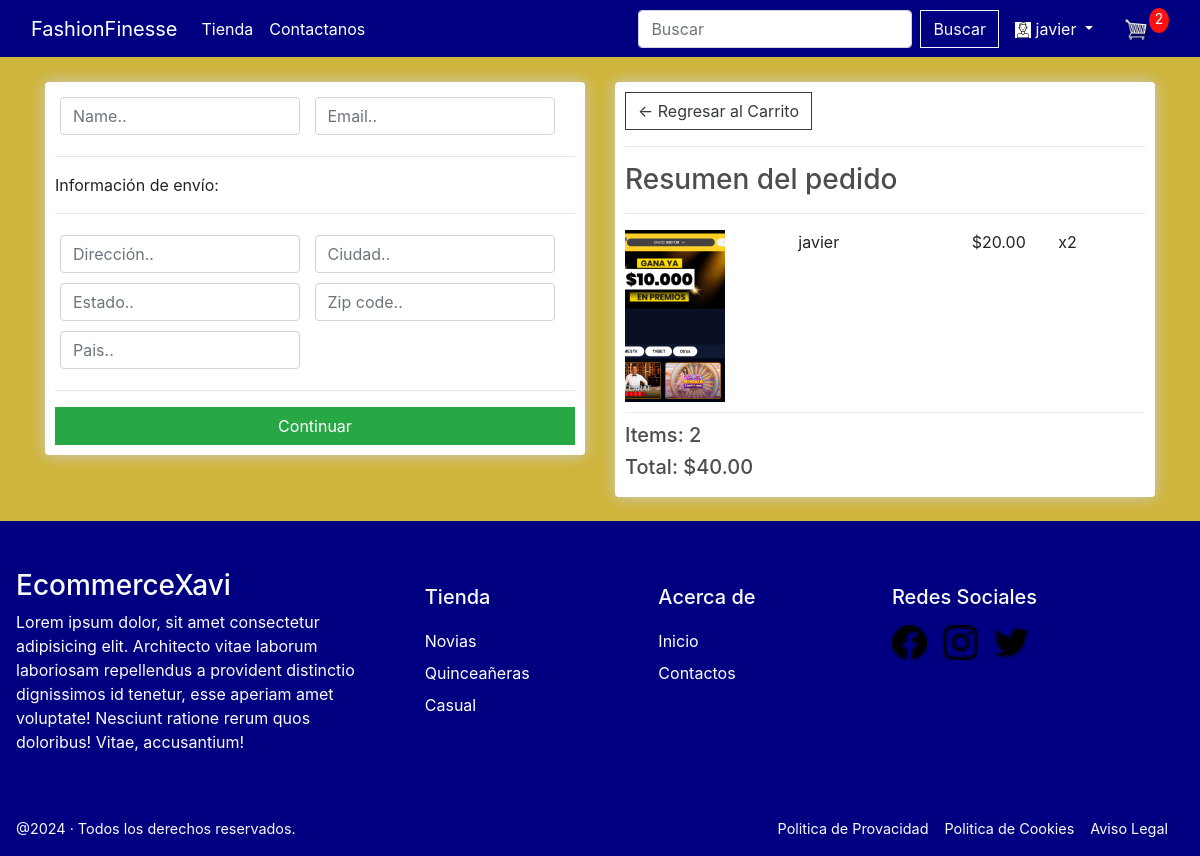
Screenshot of /checkout/ (signed in) with the database file from the repository.
### store/models.py (models this page shows, shortened)
class OrderItem(models.Model):
    product = models.ForeignKey(Product, on_delete=models.SET_NULL, null=True)
    order = models.ForeignKey(Order, on_delete=models.SET_NULL, null=True)
    quantity = models.IntegerField(default=0, null=True, blank=True)
    date_added = models.DateTimeField(auto_now_add=True)
    @property
    def get_total(self):
        total = self.product.price * self.quantity
        return total

class Product(models.Model):
    name = models.CharField(max_length=200)
    price = models.FloatField()
    digital = models.BooleanField(default=False, null=True, blank=True)
    image = models.ImageField(null=True, blank=True)
    category = models.ForeignKey(Category, on_delete=models.SET_NULL, null=True, blank=True)
    @property
    def imageURL(self):
        try:
            url = self.image.url
        except:
            url = ''
        return url

class Order(models.Model):
    customer = models.ForeignKey(Customer, on_delete=models.SET_NULL, null=True, blank=True)
    date_ordered = models.DateTimeField(auto_now_add=True)
    complete = models.BooleanField(default=False)
    transaction_id = models.CharField(max_length=100, null=True)
    @property
    def shipping(self):
        shipping = False
        orderitems = self.orderitem_set.all()
        for i in orderitems:
            if i.product.digital == False:
                shipping = True
        return shipping
    @property
    def get_cart_total(self):
        orderitems = self.orderitem_set.all()
        total = sum([item.get_total for item in orderitems])
        return total
    @property
    def get_cart_items(self):
        orderitems = self.orderitem_set.all()
        total = sum([item.quantity for item in orderitems])
        return total

### store/views.py (the view)
# urls.py: path('checkout/', views.checkout, name="checkout"),
def checkout(request):
	data = cartData(request)
	cartItems = data['cartItems']
	order = data['order']
	items = data['items']
	context = {'items':items, 'order':order, 'cartItems':cartItems}
	return render(request, 'store/checkout.html', context)

### store/utils.py (called while the page is built)
def cartData(request):
	if request.user.is_authenticated:
		customer = request.user.customer
		order, created = Order.objects.get_or_create(customer=customer, complete=False)
		items = order.orderitem_set.all()
		cartItems = order.get_cart_items
	else:
		cookieData = cookieCart(request)
		cartItems = cookieData['cartItems']
		order = cookieData['order']
		items = cookieData['items']
	return {'cartItems':cartItems ,'order':order, 'items':items}

### store/templates/store/checkout.html (shortened to what this page needs)
{% extends 'store/main.html' %}
{% load static %}
{% block content %}
<div class="row">
	<div class="col-lg-6">
		<div class="box-element" id="form-wrapper">
			<form id="form">
				<div id="user-info">
					{% if user.is_authenticated %}
					<div class="form-field">
						<input required class="form-control" type="text" name="name" placeholder="Name..">
					</div>
					<div class="form-field">
						<input required class="form-control" type="email" name="email" placeholder="Email..">
					</div>
					{% else %}
					<h4>Debe registrarse o iniciar sesión</h4>
					{% endif %}
				</div>
				<div id="shipping-info">
					<hr>
					<p>Información de envío:</p>
					<hr>
					<div class="form-field">
						<input class="form-control" type="text" name="address" placeholder="Dirección..">
					</div>
					<div class="form-field">
						<input class="form-control" type="text" name="city" placeholder="Ciudad..">
					</div>
					<div class="form-field">
						<input class="form-control" type="text" name="state" placeholder="Estado..">
					</div>
					<div class="form-field">
						<input class="form-control" type="text" name="zipcode" placeholder="Zip code..">
					</div>
					<div class="form-field">
						<input class="form-control" type="text" name="country" placeholder="Pais..">
					</div>
				</div>
				<hr>
				{% if user.is_authenticated %}
				<input id="form-button" class="btn btn-success btn-block" type="submit" value="Continuar">
				{% endif %}
			</form>
		</div>
		<br>
	</div>
	<div class="col-lg-6">
		<div class="box-element">
			<a class="btn btn-outline-dark" href="{% url 'cart' %}">&#x2190; Regresar al Carrito</a>
			<hr>
			<h3>Resumen del pedido</h3>
			<hr>
			{% for item in items %}
			<div class="cart-row">
				<div style="flex:2"><img class="row-image" src="{{item.product.imageURL}}"></div>
				<div style="flex:2">
					<p>{{item.product.name}}</p>
				</div>
				<div style="flex:1">
					<p>${{item.product.price|floatformat:2}}</p>
				</div>
				<div style="flex:1">
					<p>x{{item.quantity}}</p>
				</div>
			</div>
			{% endfor %}
			<h5>Items: {{order.get_cart_items}}</h5>
			<h5>Total: ${{order.get_cart_total|floatformat:2}}</h5>
		</div>
	</div>
</div>
{% endblock content %}

### store/templates/store/main.html (shortened to what this page needs)
<!DOCTYPE html>
{% load static %}
<html lang="en">
<head>
  <link rel="stylesheet" href="https://stackpath.bootstrapcdn.com/bootstrap/4.4.1/css/bootstrap.min.css"
>
  <link rel="stylesheet" type="text/css" href="{% static 'css/main.css' %}">
</head>
<body>
  <nav class="navbar navbar-expand-lg fixed-top navbar-dark" aria-label="Main navigation">
    <div class="container-fluid">
      <a class="navbar-brand" href="{% url 'store' %}">FashionFinesse</a>
      <div class="collapse navbar-collapse" id="navbarSupportedContent">
        <ul class="navbar-nav mr-auto">
          <li class="nav-item active">
            <a class="nav-link" href="{% url 'store' %}">Tienda<span class="sr-only">(current)</span></a>
          </li>
          <li class="nav-item active">
            <a href="{% url 'contact' %}" class="nav-link">Contactanos</a>
          </li>
        </ul>
        <div class="form-inline my-2 my-lg-0">
          <form class="form-inline" id="search-form">
            <input class="form-control mr-sm-2" type="search" placeholder="Buscar" aria-label="Search"
              id="search-input">
            <button class="btn btn-outline-light my-2 my-sm-0" type="submit">Buscar</button>
          </form>
          {% if user.is_authenticated %}
          <div class="dropdown">
              <a class="nav-link active text-white dropdown-toggle" data-toggle="dropdown" aria-expanded="false" href="#">
                <img style="background-color: white;" src="{% static 'images/user.png' %}" alt="user">
                {{user.username}}
              </a>
          </div>
          {% else %}
          <a href="{% url 'login' %}" class="nav-link active text-white">Iniciar Sesion</a>
          {% endif %}
          <a href="{% url 'cart' %}">
            <img id="cart-icon" src="{% static 'images/cart.png' %}">
          </a>
          <p id="cart-total">{{cartItems}}</p>
        </div>
      </div>
    </div>
  </nav>
  <br>
  <div class="container mt-5">
    {% block content %}
    {% endblock content %}
  </div>
  <br>
  <footer class="footer">
    <div class="wrap-footer">
      <div class="text-element-footer element-footer">
        <h3 class="main-c">EcommerceXavi</h3>
        <p>Lorem ipsum dolor, sit amet consectetur adipisicing elit. Architecto vitae laborum laboriosam repellendus a
          provident distinctio dignissimos id tenetur, esse aperiam amet voluptate! Nesciunt ratione rerum quos
          doloribus! Vitae, accusantium!</p>
      </div>
      <div class="text-element-footer element-footer link-elements-footer">
        <h5 class="foh5">Tienda</h5>
        <ul>
          <li><a href="">Novias</a></li>
          <li><a href="">Quinceañeras</a></li>
          <li><a href="">Casual</a></li>
        </ul>
      </div>
      <div class="text-element-footer element-footer link-elements-footer">
        <h5 class="foh5">Acerca de</h5>
        <ul>
          <li><a href="{% url 'store' %}">Inicio</a></li>
          <li><a href="{% url 'contact' %}">Contactos</a></li>
        </ul>
      </div>
      <div class="rrss-element-footer element-footer">
        <h5 class="foh5">Redes Sociales</h5>
        <ul>
          <li>
            <a href="https://www.facebook.com/">
              <img src="{% static 'images/rs/facebook.png' %}" alt="">
            </a>
          </li>
          <li>
            <a href="https://www.instagram.com/">
              <img src="{% static 'images/rs/instagram.png' %}" alt="">
            </a>
          </li>
          <li>
            <a href="https://www.twitter.com/">
              <img src="{% static 'images/rs/twitter.png' %}" alt="">
            </a>
          </li>
        </ul>
      </div>
    </div>
    <div class="footer-creds">
      <div class="copy-creds">
        <p>@2024 · Todos los derechos reservados. </p>
      </div>
      <div class="legal-creds">
        <ul>
          <li><a href="#">Politica de Provacidad</a></li>
          <li><a href="#">Politica de Cookies</a></li>
          <li><a href="#">Aviso Legal</a></li>
        </ul>
      </div>
    </div>
  </footer>
</body>
</html>

### static/css/main.css (style rules this page uses)
* { padding: 0; box-sizing: border-box; }
body { margin: 0; background-color: #CFB53B ; display: grid; min-height: 100vh; grid-template-rows: auto 1fr auto; }
.navbar { background-color: #000080; }
h1, h2, h3, h4, h5, h6 { color: hsl(0, 0%, 30%); }
.box-element { box-shadow: hsl(0, 0%, 80%) 0 0 16px; background-color: #fff; border-radius: 4px; padding: 10px; }
#cart-icon { width: 25px; display: inline-block; margin-left: 15px; }
#cart-total { display: block; text-align: center; color: #fff; background-color: rgb(250, 18, 18); width: 20px; height: 25px; border-radius: 50%; font-size: 14px; }
.col-lg-4, .col-lg-6, .col-lg-8, .col-lg-12 { margin-top: 10px; }
.btn { border-radius: 0; }
.row-image { width: 100px; }
.form-field { width: 250px; display: inline-block; padding: 5px; }
.cart-row { display: flex; align-items: flex-stretch; padding-bottom: 10px; margin-bottom: 10px; border-bottom: 1px solid #ececec; }
footer { background-color: #000080; color: #fbfbfb; }
footer ul { padding: 0; }
footer li { list-style: none; }
.main-c, .foh5 { color: #fbfbfb; }
.wrap-footer { display: grid; grid-template-columns: 30% 15% 15% 20%; column-gap: 5%; padding: 1rem; margin: 2rem auto; max-width: 1200px; }
.element-footer h5 { margin: 1rem 0; }
.text-element-footer li { line-height: 2; }
.link-elements-footer li a { color: #ffffff; }
.rrss-element-footer ul { display: flex; flex-flow: wrap; }
.rrss-element-footer img { width: 35px; }
.rrss-element-footer li { margin-right: 1rem; }
.footer-creds { display: flex; justify-content: space-between; padding: 0 1rem; color: #fbfbfb; font-size: .9rem; max-width: 1200px; margin: 0 auto; }
.legal-creds ul { display: flex; flex-flow: row; }
.legal-creds ul li { padding-right: 1rem; }
.legal-creds ul a { color: #fbfbfb; font-size: .9rem; }

### rows the page displays
OrderItem: product.imageURL (picture), product.name "javier", product.price "20.00", quantity "2"
Order: get_cart_items "2", get_cart_total "40.00"

### other values shown
{{ user.username }} "javier"
{{ cartItems }} "2"
